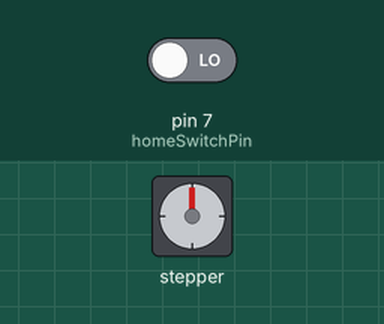
The sketch below on a simulated Arduino Uno, built with avr-gcc and run on an emulated ATmega328P. Shown: stepper motor. Wiring (inferred from the names in the program): stepper motor driver (200 steps per turn assumed): step pin 5; direction pin 2; enable pin 8. The inputs (shaded band) are chosen by the test bench; at power-on: pin 7 (homeSwitchPin) LOW. What the sketch prints to the serial monitor is not drawn.

Above: at 0.1 s.
At 1.2 s:
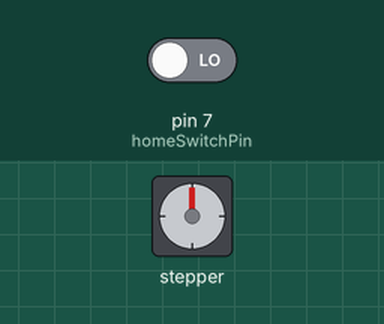
1.3 s: pin 7 (homeSwitchPin) driven HIGH
At 13.2 s:
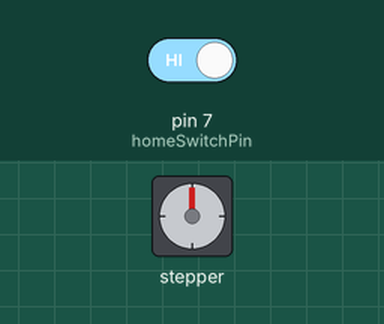
15.3 s: pin 7 (homeSwitchPin) driven LOW
29.3 s: pin 7 (homeSwitchPin) driven HIGH
43.3 s: pin 7 (homeSwitchPin) driven LOW
71.3 s: pin 7 (homeSwitchPin) driven HIGH
Timing chart, 0 to 81.2 s (numbered marks = the images above; inputs shaded):
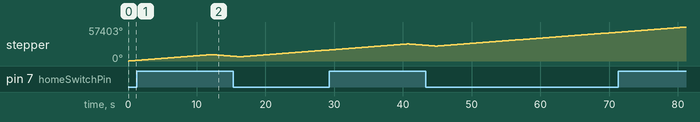

The sketch:

stpper_with_limitswitch.ino
```cpp
const int stepPin = 5;
const int dirPin = 2;
const int enPin = 8;
const int homeSwitchPin = 7;       //limit switch

void setup() {
  Serial.begin(9600);

  pinMode(stepPin,OUTPUT);
  pinMode(dirPin,OUTPUT);
  pinMode(homeSwitchPin , INPUT);
  pinMode(enPin,OUTPUT);

  digitalWrite(enPin,LOW);
  digitalWrite(dirPin,LOW);   // Enables the motor to move in a particular direction
}

void loop() {
 int homeSw = digitalRead( homeSwitchPin);
  Serial.print(digitalRead(dirPin));

    if( homeSw == HIGH && (digitalRead(dirPin) == LOW) ){
        motorStep(1000);
    }
    else if( homeSw == LOW && (digitalRead(dirPin) == LOW) ){
          digitalWrite(dirPin,HIGH);
          delay(100);        //delay bw change of revolution
    }

    if( (digitalRead(dirPin) == HIGH) ){
        motorStep(6000);   //change in number of steps when limit switch pressed
        digitalWrite(dirPin,LOW);
        delay(100);        //delay bw change of revolution
    }
}

void motorStep(int MAX){
   for(int x = 0; x < MAX; x++) {
        digitalWrite(stepPin,HIGH);
        delayMicroseconds(1000);         //change speed of stepper
        digitalWrite(stepPin,LOW);
        delayMicroseconds(1000);        //change speed of stepper
      }
}
```
